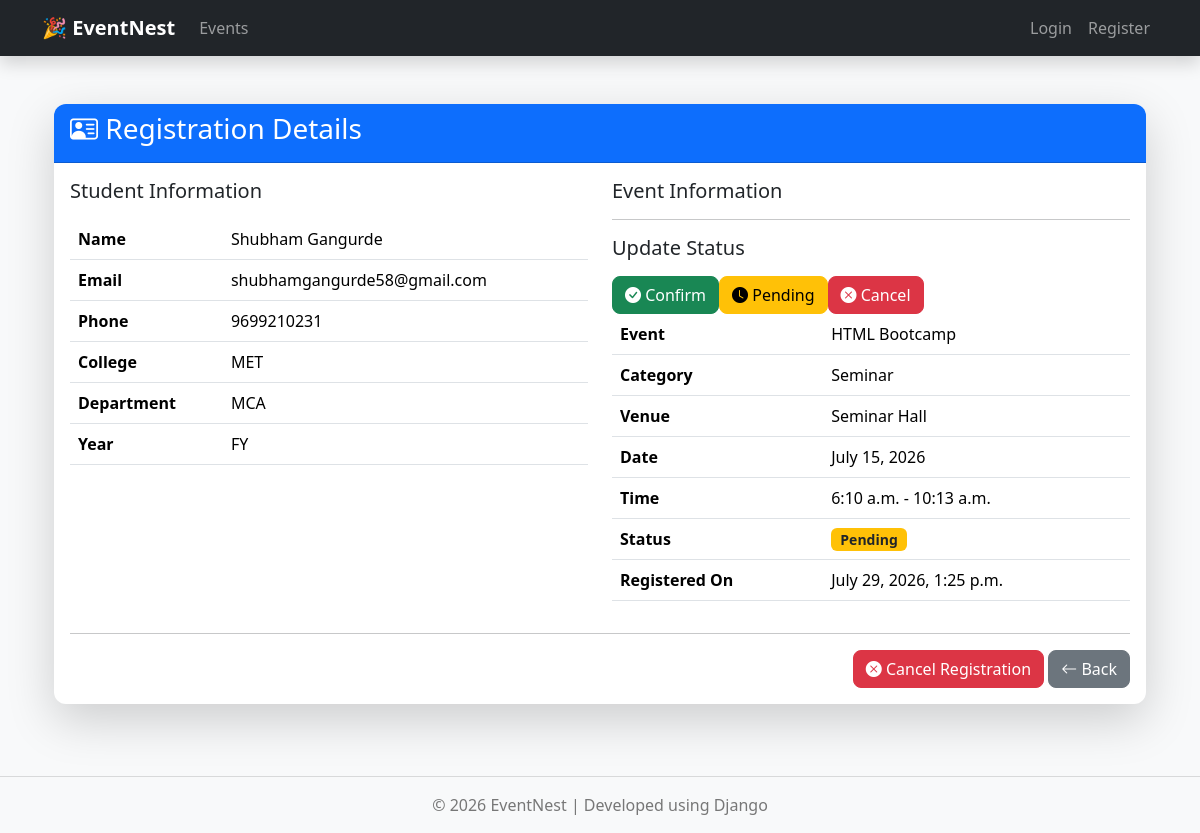
The app's page /registrations/2/, older data.
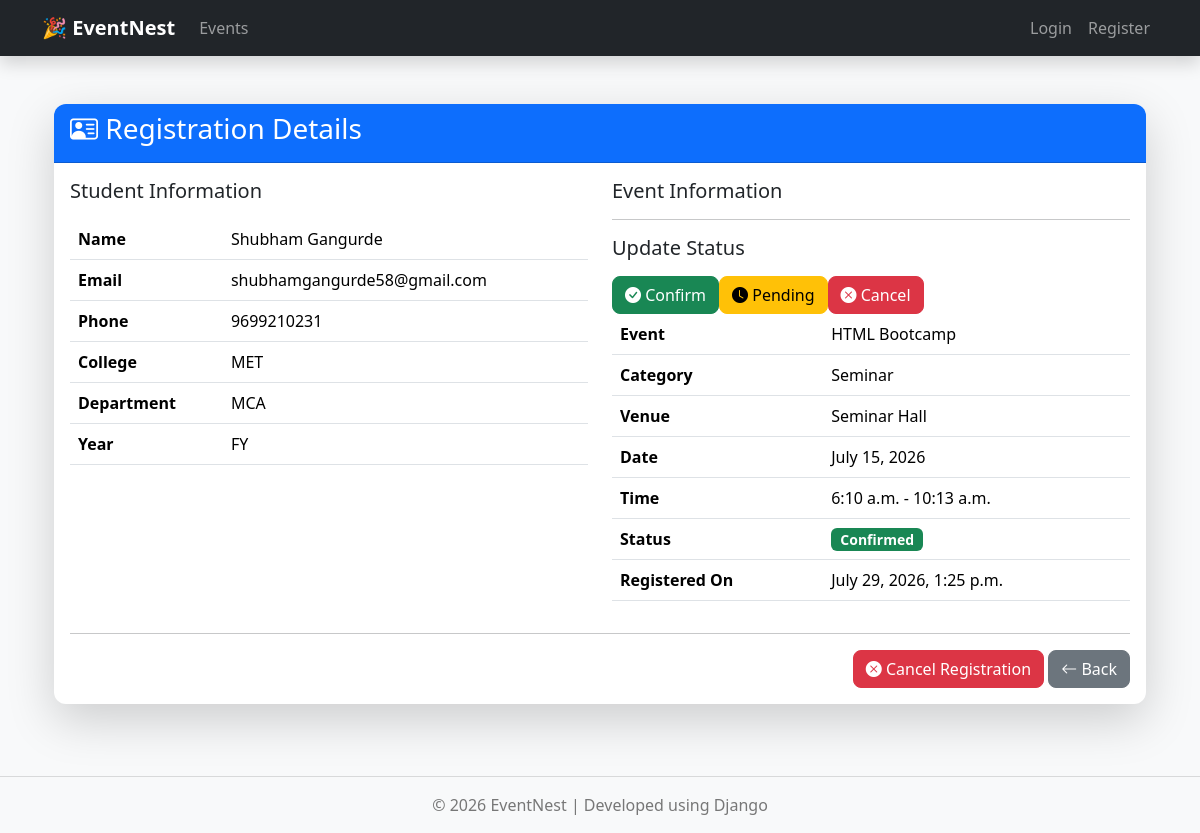
The same page, newer data.
### registrations/views.py (the view)
def registration_detail(request, id):
    registration = get_object_or_404(
        Registration,
        id=id
    )
    return render(
        request,
        "registrations/registration_detail.html",
        {
            "registration": registration
        }
    )

### templates/registrations/registration_detail.html (shortened to what this page needs)
{% extends "base.html" %}
{% block content %}
<div class="container py-4">
<div class="card shadow-lg border-0">
<div class="card-header bg-primary text-white">
<h3>
<i class="bi bi-person-vcard"></i>
Registration Details
</h3>
</div>
<div class="card-body">
<div class="row">
<div class="col-md-6">
<h5 class="mb-3">
Student Information
</h5>
<table class="table">
<tr>
<th>Name</th>
<td>{{ registration.full_name }}</td>
</tr>
<tr>
<th>Email</th>
<td>{{ registration.email }}</td>
</tr>
<tr>
<th>Phone</th>
<td>{{ registration.phone }}</td>
</tr>
<tr>
<th>College</th>
<td>{{ registration.college }}</td>
</tr>
<tr>
<th>Department</th>
<td>{{ registration.department }}</td>
</tr>
<tr>
<th>Year</th>
<td>{{ registration.year }}</td>
</tr>
</table>
</div>
<div class="col-md-6">
<h5 class="mb-3">
Event Information
</h5>
<table class="table">
<tr>
<th>Event</th>
<td>{{ registration.event.title }}</td>
</tr>
<tr>
<th>Category</th>
<td>{{ registration.event.category }}</td>
</tr>
<tr>
<th>Venue</th>
<td>{{ registration.event.venue }}</td>
</tr>
<tr>
<th>Date</th>
<td>{{ registration.event.event_date }}</td>
</tr>
<tr>
<th>Time</th>
<td>
{{ registration.event.start_time }}
-
{{ registration.event.end_time }}
</td>
</tr>
<tr>
<th>Status</th>
<hr>
<h5 class="mb-3">
Update Status
</h5>
<a href="{% url 'update_registration_status' registration.id 'Confirmed' %}"
class="btn btn-success">
<i class="bi bi-check-circle-fill"></i>
Confirm
</a>
<a href="{% url 'update_registration_status' registration.id 'Pending' %}"
class="btn btn-warning">
<i class="bi bi-clock-fill"></i>
Pending
</a>
<a href="{% url 'update_registration_status' registration.id 'Cancelled' %}"
class="btn btn-danger">
<i class="bi bi-x-circle-fill"></i>
Cancel
</a>
<td>
{% if registration.status == "Confirmed" %}
<span class="badge bg-success">
Confirmed
</span>
{% elif registration.status == "Cancelled" %}
<span class="badge bg-danger">
Cancelled
</span>
{% else %}
<span class="badge bg-warning text-dark">
Pending
</span>
{% endif %}
</td>
</tr>
<tr>
<th>Registered On</th>
<td>
{{ registration.registration_date }}
</td>
</tr>
</table>
</div>
</div>
<hr>
<div class="text-end">
<a href="{% url 'cancel_registration' registration.id %}"
    class="btn btn-danger">
<i class="bi bi-x-circle-fill"></i>
Cancel Registration
</a>
<a href="{% url 'registration_list' %}"
class="btn btn-secondary">
<i class="bi bi-arrow-left"></i>
Back
</a>
</div>
</div>
</div>
</div>
{% endblock %}

Row changes from the older to the newer data that the page shows:
changed Registration "Shubham Gangurde": status "Pending" → "Confirmed" (drawn)
Text that changed along with them:
text no longer shown: "Pending"
text now shown: "Confirmed"
